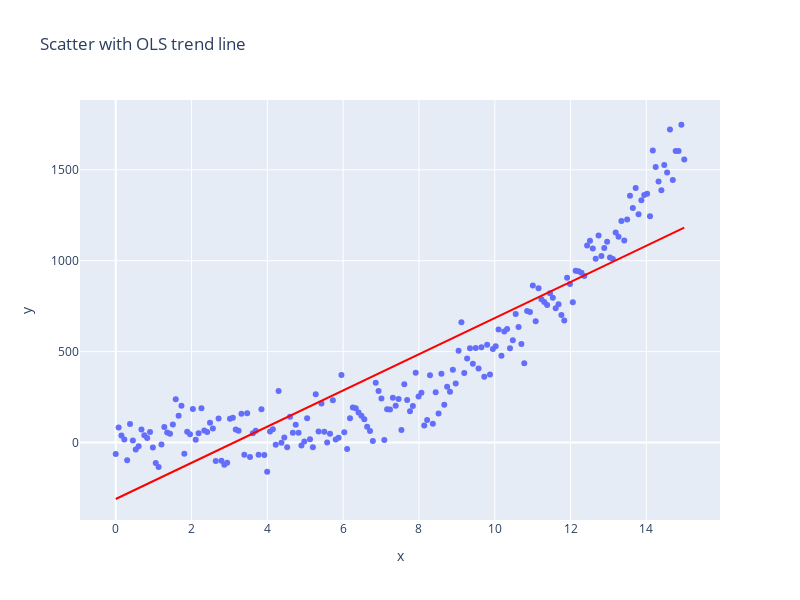

Here is the notebook cell this chart was saved with:
### Markdown cell above
1. Make a scatter plot to illustrate the points in the `data2` data set. Include the OLS regression line to contrast it against the data. It is clear that the data does not show a linear relationship

### Code cell
df = data2
fig = px.scatter(df, x='x', y ='y', 
                 trendline="ols", 
                 trendline_color_override="red",
                 height=600, width=800,
                 title='Scatter with OLS trend line')
fig.show()

### Figure 1 — Plotly figure (JSON) as saved in the notebook; plotly's stock layout.template omitted (floating-point values rounded to 4 significant figures; data arrays with more than 128 entries replaced by an {"elided": "..."} marker saying what was removed)
{"data": [{"hovertemplate": "x=%{x}<br>y=%{y}<extra></extra>", "legendgroup": "", "marker": {"color": "#636efa", "symbol": "circle"}, "mode": "markers", "name": "", "orientation": "v", "showlegend": false, "type": "scatter", "x": {"elided": "200 float values"}, "xaxis": "x", "y": {"elided": "200 float values"}, "yaxis": "y"}, {"hovertemplate": "<b>OLS trendline</b><br>y = 99.4907 * x + -310.332<br>R<sup>2</sup>=0.799182<br><br>x=%{x}<br>y=%{y} <b>(trend)</b><extra></extra>", "legendgroup": "", "line": {"color": "red"}, "marker": {"color": "#636efa", "symbol": "circle"}, "mode": "lines", "name": "", "showlegend": false, "type": "scatter", "x": {"elided": "200 float values"}, "xaxis": "x", "y": {"elided": "200 float values"}, "yaxis": "y"}], "layout": {"height": 600, "legend": {"tracegroupgap": 0}, "title": {"text": "Scatter with OLS trend line"}, "width": 800, "xaxis": {"anchor": "y", "domain": [0, 1], "title": {"text": "x"}}, "yaxis": {"anchor": "x", "domain": [0, 1], "title": {"text": "y"}}}}
